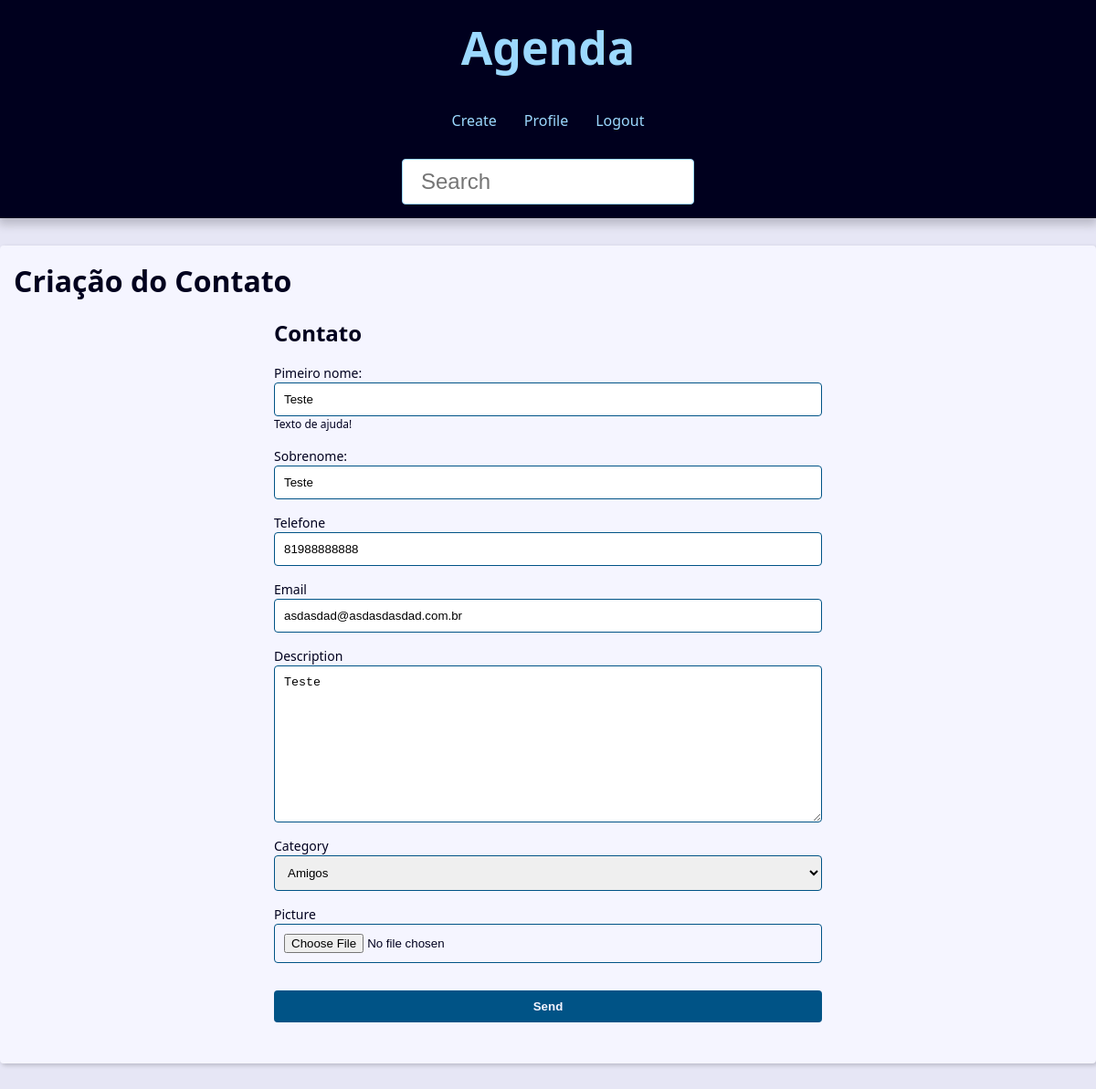
The app's page /contato/1007/update (signed in) with its own data.
### contact/models.py (models this page shows, shortened)
class contact(models.Model):
    first_name = models.CharField(max_length=20)
    last_name = models.CharField(max_length=20)
    phone = models.CharField(max_length=15,verbose_name='Telefone')
    email = models.EmailField(max_length=254, blank=True)
    created_date = models.DateTimeField(default=timezone.now)
    description = models.TextField(blank=True)
    show = models.BooleanField(default=True)
    picture = models.ImageField(blank=True, upload_to='pictures/%Y/%m/')
    category = models.ForeignKey(Category, on_delete=models.SET_NULL,blank=True, null=True)
    owner = models.ForeignKey(User, on_delete=models.SET_NULL,blank=True, null=True)

### contact/views/contact_forms.py (the view, shortened to what this page needs)
# urls.py: path('contato/<int:contact_id>/update', views.update, name='update'), #update
@login_required(login_url='contact:login_view')
def update(request, contact_id):
    contato = get_object_or_404(contact,pk=contact_id,show=True, owner=request.user)
    form_action = reverse('contact:update', args=(contact_id,))
    context = {
        'form' : contactForms(instance=contato),
        'form_action' : form_action,
    }
    return render(request,
                'contact/create.html',
                context,
                )

### contact/forms.py (shortened to what this page needs)
class contactForms(forms.ModelForm):
    picture = forms.ImageField(
        required=False,
        widget=forms.FileInput(
            attrs={
                'accept' : 'image/*',
            }
        )
    )
    first_name = forms.CharField(
        widget=forms.TextInput(
            attrs={
                'placeholder' : 'Digite o seu primeiro nome!'
            }
        ),  label='Pimeiro nome:',
            help_text='Texto de ajuda!',
    )
    last_name = forms.CharField(
        widget=forms.TextInput(
            attrs={
                'placeholder' : 'Digite o seu Sobrenome!',
            }
        ), label='Sobrenome:'
    )
    class Meta:
        model = contact
        fields = ('first_name','last_name','phone','email','description','category','picture')

### contact/models.py (called while the page is built)
    def __str__(self) -> str:
        return (f'{self.name}')

### contact/templates/contact/create.html (shortened to what this page needs)
{% extends 'base.html' %}
{% block content %}
<h1>Criação do Contato</h1>
<div class="form-wrapper">
    <h2>Contato</h2>
    <form action="{{form_action}}" method="POST" enctype="multipart/form-data">
            <div class="form-content">
                {% for field in form %}
                <div class="form-group">
                    <label for="{{field_id_for_label}}">{{field.label}}</label>
                    {{field}}
                    {% if field.help_text %}
                        <p class="help-text">{{field.help_text}}</p>
                    {% endif %}
                </div>
                {% endfor %}
            </div>
        <div class="form-content">
            <div class="form-group">
                <button class="btn" type="submit">Send</button>
            </div>
        </div>
    </form>
</div>
{% endblock content %}

### base/static/global/css/style.css (style rules this page uses)
:root { --spacing: 1.5rem; --link-dark-color: rgb(0, 83, 134); --link-light-color: rgb(156, 217, 255); --clr-white: rgb(245, 245, 255); --clr-black: rgb(0, 0, 30); --clr-light-gray: rgb(230, 230, 245); --clr-dark-shadow-5: rgba(0, 0, 10, 5%); --clr-dark-shadow-10: rgba(0, 0, 10, 10%); --clr-dark-shadow-20: rgba(0, 0, 10, 20%); --clr-light-shadow-5: rgba(200, 200, 255, 5%); --clr-light-shadow-10: rgba(200, 200, 255, 10%); --clr-light-shadow-20: rgba(200, 200, 255, 20%); --main-page-width: 120rem; --table-min-width: 60rem; --biggest-font-size: 5rem; --bigger-font-size: 4rem; --big-font-size: 3.2rem; --medium-font-size: 2.4rem; --small-font-size: 1.6rem; --smaller-font-size: 1.4rem; --smallest-font-size: 1.2rem; --transition-fast: 300ms; --transition-medium: 600ms; --transition-slow: 1s; --default-border-radius: 4px; }
*, *::before, *::after { margin: 0; padding: 0; box-sizing: border-box; }
html { font-size: 62.5%; }
body { font-family: system-ui, -apple-system, BlinkMacSystemFont, 'Segoe UI', Roboto, Oxygen, Ubuntu, Cantarell, 'Open Sans', 'Helvetica Neue', sans-serif; line-height: 1.5; font-size: var(--small-font-size); color: var(--clr-black); -webkit-font-smoothing: antialiased; background: var(--clr-light-gray); }
.form-wrapper { max-width: 60rem; margin: var(--spacing) auto; }
.form-content { margin: var(--spacing) 0; }
.form-group { display: flex; flex-direction: column; padding-bottom: var(--spacing); }
.form-group p { margin: 1em 0; }
.form-group .help-text, .form-group .help-text ~ ul { margin: 0; font-size: var(--smallest-font-size); list-style: none; }
.form-group input, .form-group textarea, .form-group select { padding: 1rem; border-radius: var(--default-border-radius); border: 1px solid var(--link-dark-color); }
.form-group label { font-size: var(--smaller-font-size); }
.btn { background-color: var(--link-dark-color); color: var(--clr-white); font-weight: bold; border: none; padding: 1rem 3rem; border-radius: var(--default-border-radius); cursor: pointer; transition: filter var(--transition-fast) ease-in-out; }

### records on screen
contact: form "Teste" "Teste" "81988888888" "asdasdad@asdasdasdad.com.br" "Teste" "Amigos"

### other values on screen
{{ field.label }} "Pimeiro nome:" "Sobrenome:" "Telefone" "Email" "Description" "Category" "Picture"
{{ field.help_text }} "Texto de ajuda!"
